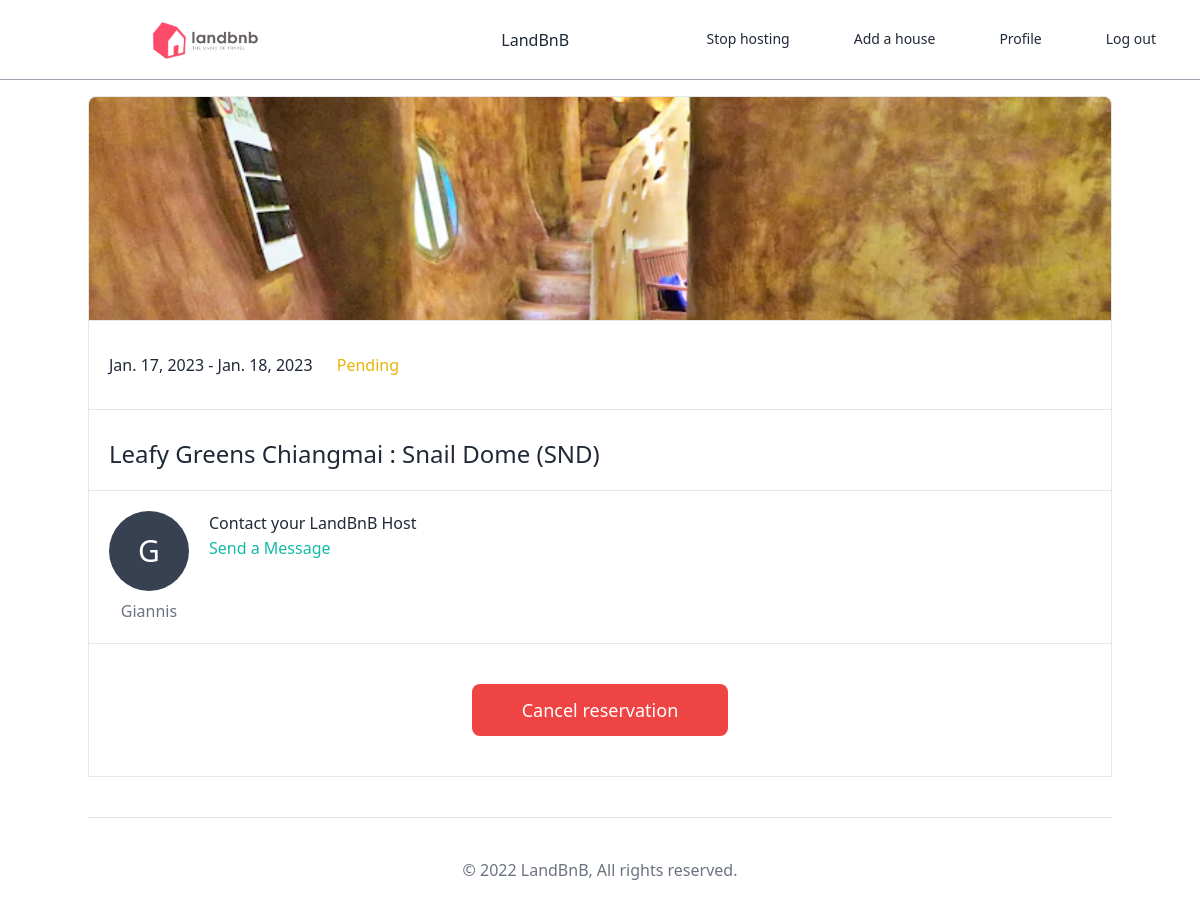
/reservations/10/ (signed in), run on the app's committed database.
### reservation/models.py (models this page shows, shortened)
class Reservation(core_models.TimeStampedModel):
    STATUS_PENDING = "pending"
    STATUS_CONFIRMED = "confirmed"
    STATUS_CANCELED = "canceled"
    STATUS_CHOICE = (
        (STATUS_PENDING, "Pending"),
        (STATUS_CONFIRMED, "Confirmed"),
        (STATUS_CANCELED, "Canceled"),
    )
    status = models.CharField(
        max_length=12, choices=STATUS_CHOICE, default=STATUS_PENDING
    )
    check_in = models.DateField()
    check_out = models.DateField()
    guest = models.ForeignKey(
        "users.User", related_name="reservations", on_delete=models.CASCADE
    )
    house = models.ForeignKey(
        "house.House", related_name="reservations", on_delete=models.CASCADE
    )
    def in_progress(self):
        now = timezone.now().date()
        return now >= self.check_in and now <= self.check_out
    in_progress.boolean = True
    def is_finished(self):
        now = timezone.now().date()
        is_finished = now > self.check_out
        if is_finished:
            BookedDay.objects.filter(reservation=self).delete()
        return is_finished
    is_finished.boolean = True

### house/models.py (models this page shows, shortened)
class House(models.Model):
    name = models.TextField(max_length=100)
    description = models.TextField()
    country = CountryField()
    city = models.CharField(max_length=30)
    price = models.IntegerField(default=0)
    address = models.TextField(max_length=100, default='abc')
    guest = models.IntegerField(default=0)
    bedroom = models.IntegerField(default=0)
    bed = models.IntegerField(default=0)
    bathroom = models.IntegerField(default=0)
    check_in = models.TimeField(null=True)
    check_out = models.TimeField(null=True)
    host = models.ForeignKey("users.User", related_name="houses", on_delete=models.CASCADE, null=True)
    house_type =models.ForeignKey("HouseType", verbose_name="House type", related_name="houses", on_delete=models.CASCADE, null=True, blank=True)
    amenities = models.ManyToManyField("Amenity", related_name="houses", blank=True)
    facilities = models.ManyToManyField("Facility", related_name="houses", blank=True)
    def amenities_count(self):
        return self.amenities.count()
    amenities_count.short_description = "amenity"
    def first_photo(self):
        try:
            (photo,) = self.photos.all()[:1]
            return photo.file.url
        except ValueError:
            return None
    def total_rating(self):
        all_reviews = self.reviews.all()
        all_rating = 0
        if len(all_reviews) > 0:
            for review in all_reviews:
                all_rating += review.avgRating()
            return round(all_rating/len(all_reviews), 2)
        return 0
    total_rating.short_description = "rating"

class Photo(core_models.TimeStampedModel):
    caption = models.CharField(max_length=80)
    file = models.ImageField()
    house = models.ForeignKey("House", related_name="photo", on_delete=models.CASCADE)

### users/models.py (models this page shows)
class User(AbstractUser):
    GENDER_MALE = "male"
    GENDER_FEMALE = "female"
    GENDER_CHOICES = (
        (GENDER_MALE, "Male"),
        (GENDER_FEMALE, "Female"),
    )
    LANGUAGE_ENGLISH = "en"
    LANGUAGE_VIETNAMESE = "vi"
    LANGUAGE_CHOICES = (
        (LANGUAGE_ENGLISH, "English"),
        (LANGUAGE_VIETNAMESE, "Vietnamese"),
    )
    LOGIN_EMAIL = "email"
    avatar = models.ImageField(null=True, blank=True)
    gender = models.CharField(choices=GENDER_CHOICES, max_length=10, null=True, blank=True)
    language = models.CharField(choices=LANGUAGE_CHOICES, max_length=2)
    birthday = models.DateField(null=True)
    superhost = models.BooleanField(default=False)
    bio = models.TextField(default="", blank=True)
    def get_absolute_url(self):
        return reverse("users:profile", kwargs={"pk": self.pk})
    pass

### reservation/views.py (the view)
# urls.py: path("<int:pk>/", views.ReservationDetailView.as_view(), name="detail"),
class ReservationDetailView(View):
    def get(self, *args, **kwargs):
        pk = kwargs.get("pk")
        reservation = models.Reservation.objects.get_or_none(pk=pk)
        if not reservation or (
            reservation.guest != self.request.user
            and reservation.house.host != self.request.user
        ):
            print("Error guest")
            raise Http404()
        form = review_forms.CreateReviewForm()
        context = {"reservation": reservation, "form": form}
        return render(self.request, "reservation/detail.html", context)

### core/managers.py (called while the page is built)
    def get_or_none(self, **kwargs):
        try:
            return self.get(**kwargs)
        except self.model.DoesNotExist:
            return None

### templates/reservation/detail.html (shortened to what this page needs)
{% extends "base.html" %}
{% block content %}
    <div class="container mx-auto my-10 flex flex-col">
        <div class="border-t border-l border-r bg-cover bg-center h-56 rounded-t-lg" style="background-image: url({{reservation.house.first_photo}});"></div>
        <div class="flex flex-col items-start border-l border-r border-t border-b">
            <div class="font-medium border-b py-8 px-5 w-full">
                {{reservation.check_in}} - {{reservation.check_out}} <span class="ml-5 {% if reservation.status == 'pending' %} text-yellow-500 {% elif reservation.status == 'canceled' %} text-red-600 {% else %} text-teal-600 {% endif %}">{{reservation.get_status_display}}</span>
            </div>
            <span class="text-2xl border-b p-5 mt-2 w-full">
                {{reservation.house.name}}
            </span>
            <div class="flex p-5 border-b w-full">
                <div class="flex flex-col items-center">
                    {% include "mixins/user_avatar.html" with user=reservation.house.host %}
                    <span class="mt-2 text-gray-500">{{reservation.house.host.first_name}}</span>
                </div>
                <div class="ml-5 flex flex-col">
                    <span class="font-medium mb-px">Contact your LandBnB Host</span>
                    <a href="#" class="font-medium text-teal-500">Send a Message</a>
                </div>
            </div>
            <div class="py-10 px- w-full">
                {% if reservation.status != 'canceled' %}
                    {% if reservation.status == 'confirmed' and reservation.is_finished %}
                        <span class="font-medium text-2xl text-center w-full block mb-5">Leave your review</span>
                        <form action="{% url 'reviews:create' reservation.house.pk %}" method="POST" class="w-1/2 mx-auto">
                            {% csrf_token %}
                            {{form}}
                            <button class="btn-link mt-5">Submit review</button>
                        </form>
                    {% else %}
                        <div class='flex flex-rol justify-around'>
                        {% if reservation.status == 'pending' %}
                            <a href="{% url 'reservations:edit' reservation.pk 'cancel' %}" class="btn-link w-1/4">Cancel reservation</a>
                        {% endif %}
                        </div>
                    {% endif %}
                {% endif %}
            </div>
        </div>
    </div>
{% endblock content %}

### templates/mixins/user_avatar.html
{% if user.avatar %}
    <div class="h-20 w-20 rounded-full bg-cover" style="background-image: url({{user.avatar.url}});">
{% else %}
    <div class="h-20 w-20 bg-gray-700 rounded-full text-white flex justify-center items-center overflow-hidden">
        <span class="text-3xl">{{user.first_name|first}}</span>
    {% endif %}
</div>

### static/css/styles.css (style rules this page uses)
*,::after,::before { box-sizing:border-box;border-width:0;border-style:solid;border-color:#e5e7eb }
::after,::before { --tw-content:'' }
html { line-height:1.5;-webkit-text-size-adjust:100%;-moz-tab-size:4;-o-tab-size:4;tab-size:4;font-family:ui-sans-serif,system-ui,-apple-system,BlinkMacSystemFont,"Segoe UI",Roboto,"Helvetica Neue",Arial,"Noto Sans",sans-serif,"Apple Color Emoji","Segoe UI Emoji","Segoe UI Symbol","Noto Color Emoji";font-feature-settings:normal }
body { margin:0;line-height:inherit }
a { color:inherit;text-decoration:inherit }
*,::after,::before { --tw-border-spacing-x:0;--tw-border-spacing-y:0;--tw-translate-x:0;--tw-translate-y:0;--tw-rotate:0;--tw-skew-x:0;--tw-skew-y:0;--tw-scale-x:1;--tw-scale-y:1;--tw-pan-x: ;--tw-pan-y: ;--tw-pinch-zoom: ;--tw-scroll-snap-strictness:proximity;--tw-ordinal: ;--tw-slashed-zero: ;--tw-numeric-figure: ;--tw-numeric-spacing: ;--tw-numeric-fraction: ;--tw-ring-inset: ;--tw-ring-offset-width:0px;--tw-ring-offset-color:#fff;--tw-ring-color:rgb(59 130 246 / 0.5);--tw-ring-offset-shadow:0 0 #0000;--tw-ring-shadow:0 0 #0000;--tw-shadow:0 0 #0000;--tw-shadow-colored:0 0 #0000;--tw-blur: ;--tw-brightness: ;--tw-contrast: ;--tw-grayscale: ;--tw-hue-rotate: ;--tw-invert: ;--tw-saturate: ;--tw-sepia: ;--tw-drop-shadow: ;--tw-backdrop-blur: ;--tw-backdrop-brightness: ;--tw-backdrop-contrast: ;--tw-backdrop-grayscale: ;--tw-backdrop-hue-rotate: ;--tw-backdrop-invert: ;--tw-backdrop-opacity: ;--tw-backdrop-saturate: ;--tw-backdrop-sepia: }
.container { width:100% }
@media (min-width:640px) { .container { max-width:640px } }
@media (min-width:768px) { .container { max-width:768px } }
@media (min-width:1024px) { .container { max-width:1024px } }
.btn,.btn-link { text-align:center }
.btn-link { border-radius:.5rem;--tw-bg-opacity:1;background-color:rgb(239 68 68/var(--tw-bg-opacity));padding-top:.75rem;padding-bottom:.75rem;--tw-text-opacity:1;color:rgb(255 255 255/var(--tw-text-opacity)) }
.btn-link,.btn-link-but-blue,input,select,textarea { width:100%;font-size:1.125rem;line-height:1.75rem;font-weight:300 }
.mx-auto { margin-left:auto;margin-right:auto }
.my-10 { margin-top:2.5rem;margin-bottom:2.5rem }
.mt-24 { margin-top:6rem }
.mb-px { margin-bottom:1px }
.mt-2 { margin-top:.5rem }
.ml-5 { margin-left:1.25rem }
.flex { display:flex }
.h-20 { height:5rem }
.h-56 { height:14rem }
.w-full { width:100% }
.w-1\/4 { width:25% }
.w-20 { width:5rem }
.flex-col { flex-direction:column }
.items-start { align-items:flex-start }
.items-center { align-items:center }
.justify-center { justify-content:center }
.justify-around { justify-content:space-around }
.overflow-hidden,.truncate { overflow:hidden }
.rounded-full { border-radius:9999px }
.rounded-t-lg { border-top-left-radius:.5rem;border-top-right-radius:.5rem }
.border-b { border-bottom-width:1px }
.border-t { border-top-width:1px }
.border-l { border-left-width:1px }
.border-r { border-right-width:1px }
.bg-gray-700,.bg-red-500 { --tw-bg-opacity:1;background-color:rgb(55 65 81/var(--tw-bg-opacity)) }
.bg-cover { background-size:cover }
.bg-center { background-position:center }
.p-5 { padding:1.25rem }
.px-5 { padding-left:1.25rem;padding-right:1.25rem }
.py-10 { padding-top:2.5rem;padding-bottom:2.5rem }
.py-8 { padding-top:2rem;padding-bottom:2rem }
.text-3xl { font-size:1.875rem;line-height:2.25rem }
.text-2xl { font-size:1.5rem;line-height:2rem }
.font-light { font-weight:300 }
.font-medium { font-weight:500 }
.text-gray-800 { --tw-text-opacity:1;color:rgb(31 41 55/var(--tw-text-opacity)) }
.text-gray-500,.text-teal-600 { --tw-text-opacity:1;color:rgb(107 114 128/var(--tw-text-opacity)) }
.text-gray-400,.text-teal-500 { --tw-text-opacity:1;color:rgb(20 184 166/var(--tw-text-opacity)) }
.text-black,.text-white { --tw-text-opacity:1;color:rgb(0 0 0/var(--tw-text-opacity)) }
.text-white { color:rgb(255 255 255/var(--tw-text-opacity)) }
.text-red-600,.text-yellow-500 { --tw-text-opacity:1;color:rgb(234 179 8/var(--tw-text-opacity)) }

### data on the page
Reservation: house.first_photo (picture), check_in "Jan. 17, 2023", check_out "Jan. 18, 2023", status "Pending", house.name "Leafy Greens Chiangmai : Snail Dome (SND)", house.host.first_name "Giannis"
User: first_name|first "G"
